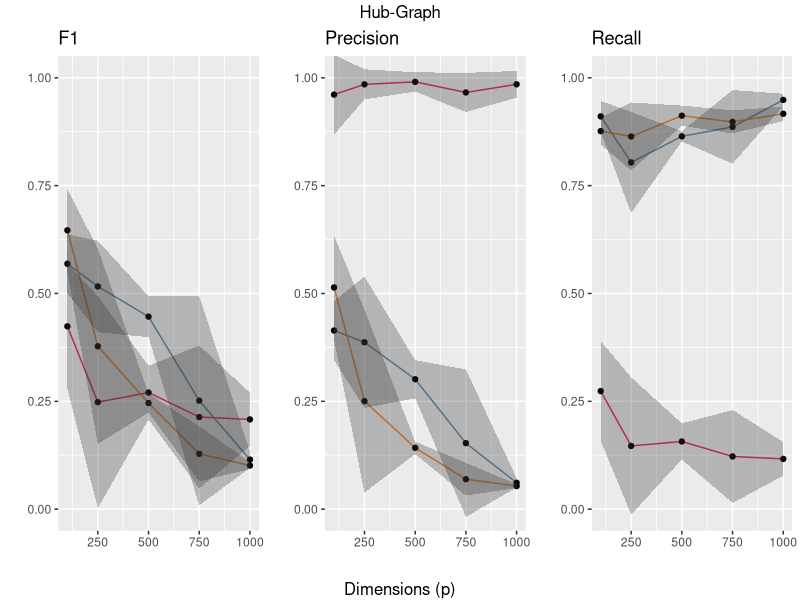
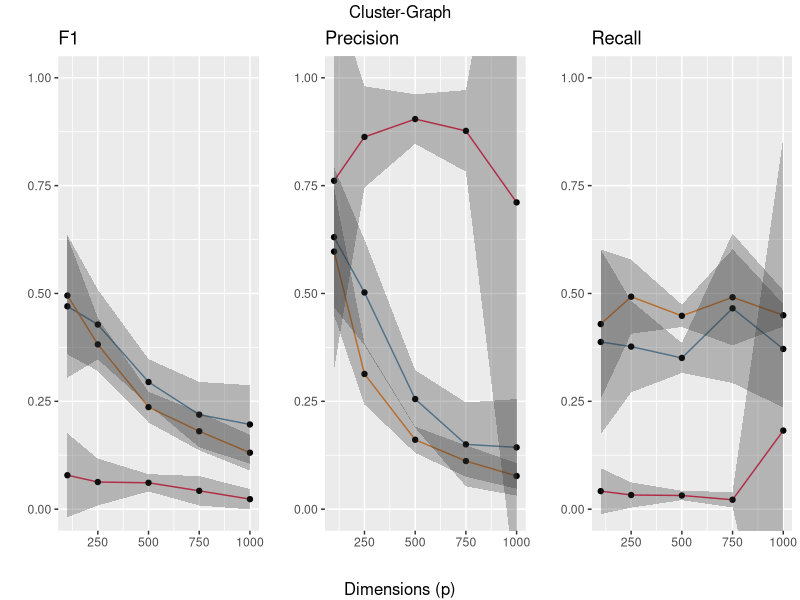
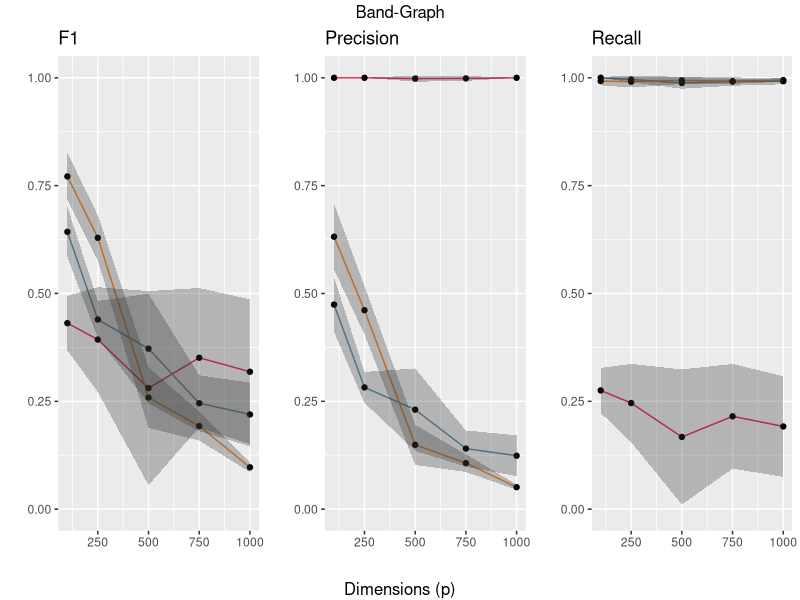
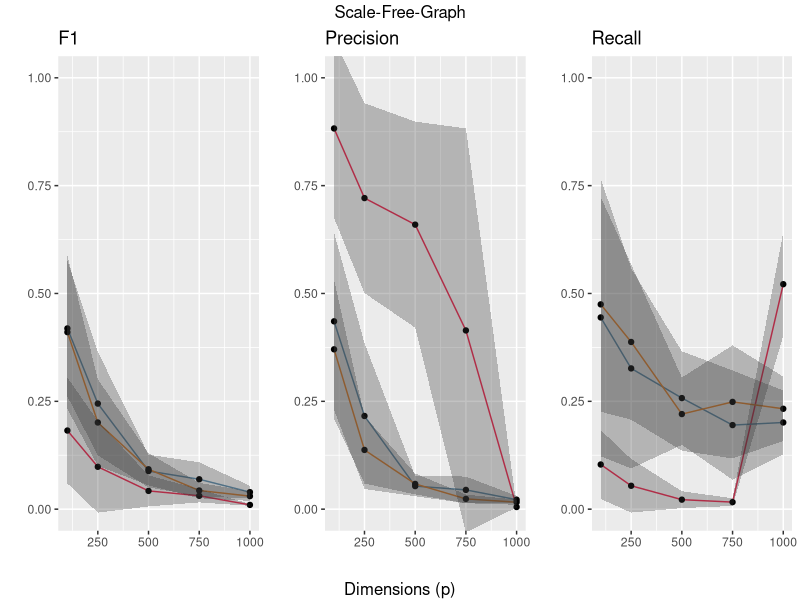
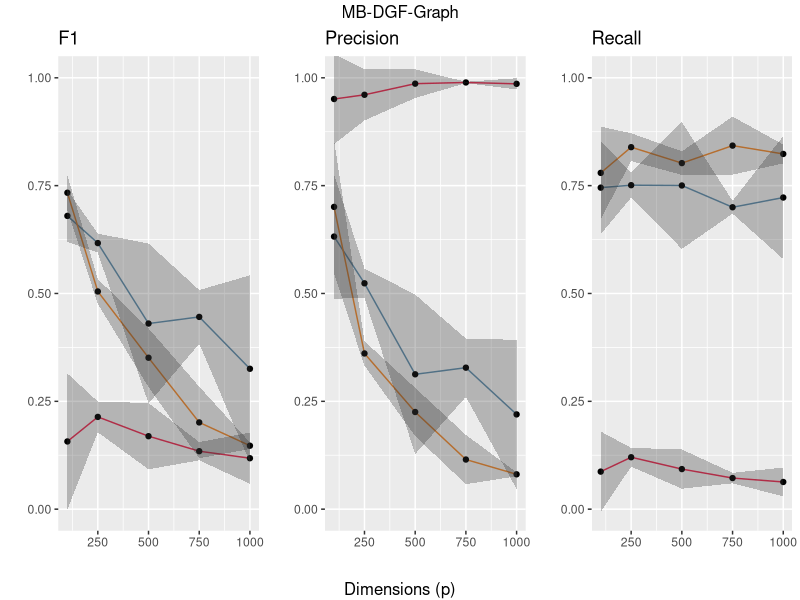
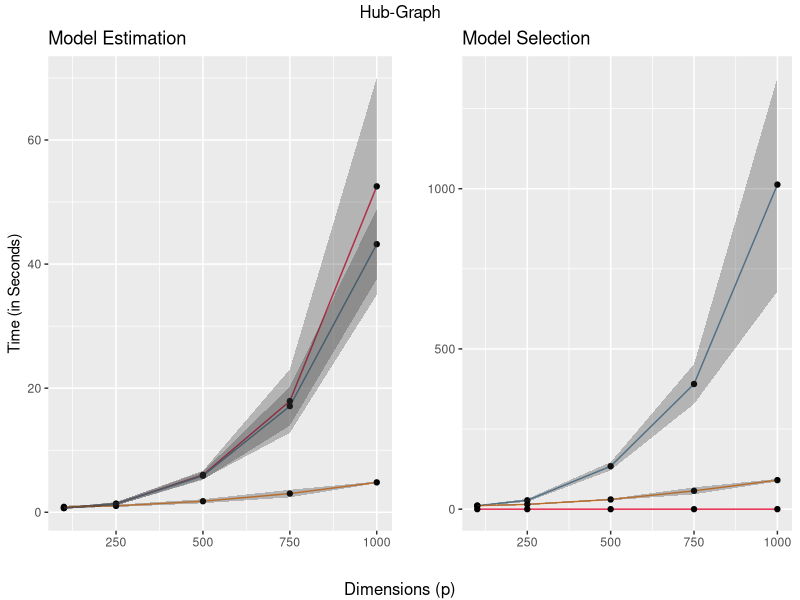
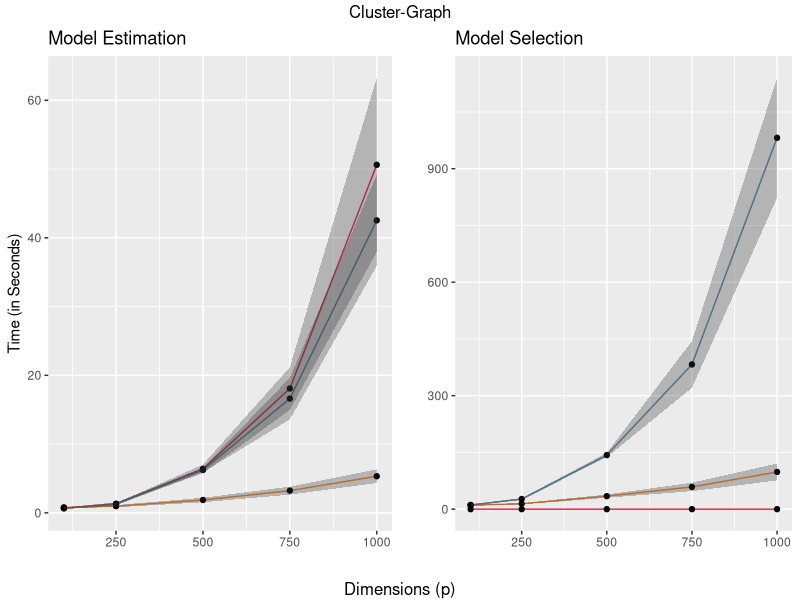
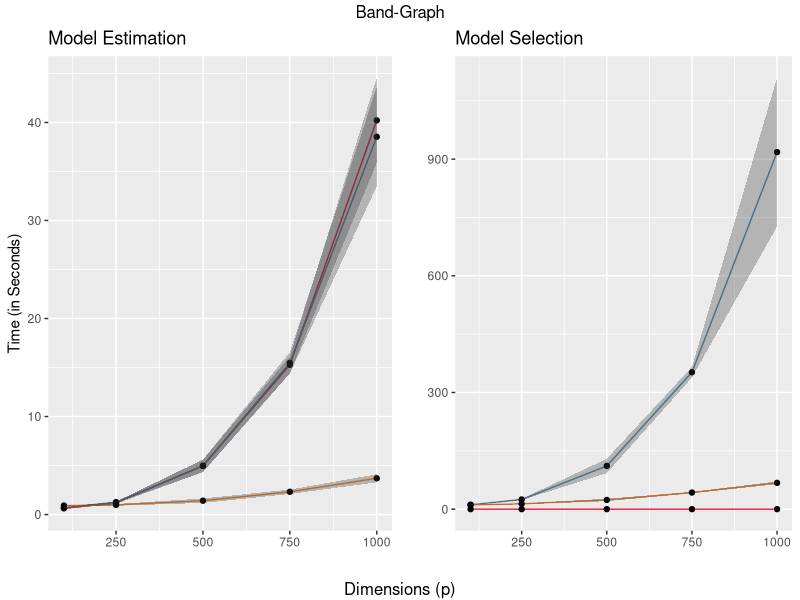

These charts were generated, in order, by the following R code:
# Script for Analysis of the obtained data.
# 
# Colors for labels taken from https://latexcolor.com/.
#
# Neighborhood Selection as Covariance Selection - Revisiting Meinshausen and
# Bühlmann's Approach.
#
# For the seminar "Network Learning and Sparse Estimation"
#
# Philipp Koch, 2023

library(data.table)
library(gridExtra)
library(dplyr)
library(ggplot2)


# PREPARE DATA

setwd("/home/philko/Documents/Uni/SoSe23/SparseAndNetwork")
data <- read.csv('./data/data.csv')
data$name <- apply( data[ , c('method', 'selector')] , 1 , paste , collapse = "-" )
data <- subset(data, select = -c(method, selector))

# PREPARE OUTPUT
folder_path <- "figures"
if (!file.exists(folder_path)) {
  dir.create(folder_path, recursive = TRUE)
  cat("Folder created:", folder_path, "\n")
} else {
  cat("Folder already exists:", folder_path, "\n")
}


# HELPER FUNCTIONS

data_grouped <- data %>%
  group_by(graph, dim, name) %>% 
  summarise_at(
    vars(
      "f1",
      "precision",
      "recall",
      "elapsed_time_model",
      "elapsed_time_best",
      "peak_ram_model",
      "peak_ram_best"),
    list(
      mean = mean,
      std = ~sqrt(var(.x))))
               
add_ci <- function(df, col) {
  new_col_max <- paste("ci", col, "max", sep = "_")
  new_col_min <- paste("ci", col, "min", sep = "_")
  
  mean_nm <- paste(col, "mean", sep = "_")
  std_nm <- paste(col, "std", sep = "_")
  
  df[new_col_max] <- data_grouped[mean_nm] + 1.96 * data_grouped[std_nm]
  df[new_col_min] <- data_grouped[mean_nm] - 1.96 * data_grouped[std_nm]
  return(df)
}

get_title <- function(graph_name) {
  if (graph_name == "hub") return("Hub-Graph")
  if (graph_name == "scale-free") return("Scale-Free-Graph")
  if (graph_name == "cluster") return("Cluster-Graph")
  if (graph_name == "band") return("Band-Graph")
  if (graph_name == "MB") return("MB-DGF-Graph")
}

plot_models <- function(df, col_name) {
  plot <- ggplot(data=df, aes_string(x="dim", y=paste(col_name, "mean", sep="_"), group="name")) +
    geom_line(aes(col = name)) +
    scale_color_manual(
      values = c(
        "glasso-stars" = "#5D8AA8", # air force blue
        "glasso-ebic" = "#E52B50", # amararanth
        "mb-stars" = "#ED872D")) + # cadmium orange
    geom_point() +
    ylab("") +
    xlab("") +
    geom_ribbon(
      data = data_tmp,
      aes_string(
        x = "dim",
        ymin = paste("ci", col_name, "min", sep="_"),
        ymax = paste("ci", col_name, "max", sep="_")),
      alpha = 0.3) +
    theme(legend.position = "none") +
    { if (col_name %in% c("f1", "precision", "recall")) {
      coord_cartesian(ylim = c(0, 1))
    } else {
      xlab("")}
    }
  return(plot)
}



# PLOT PERFORMANCE GRAPHS

data_grouped <- add_ci(data_grouped, "f1")
data_grouped <- add_ci(data_grouped, "precision")
data_grouped <- add_ci(data_grouped, "recall")

graphs <- unique(data$graph)
plots_perf <- list()
i <- 1
for (g in graphs) {
  data_tmp <- data_grouped %>%
    filter(graph == g)
  data_tmp <- na.omit(data_tmp)
  plot1 <- plot_models(data_tmp, "f1") +
    ggtitle("F1")

  plot2 <- plot_models(data_tmp, "precision") +
    ggtitle("Precision")

  plot3 <- plot_models(data_tmp, "recall") +
    ggtitle("Recall")

  plt <- grid.arrange(
    plot1, plot2, plot3,
    ncol = 3,
    top = get_title(g),
    bottom = "Dimensions (p)")
  ggsave(
    plt,
    file=paste("./figures/", g, "_perf", ".pdf", sep = ""),
    width = 22,
    height = 10,
    units = "cm")
  plots_perf[[i]] <- plt
  i <- i + 1
}



# PLOT ELAPSED TIME FOR MODEL AND MODEL-SELECTION

data_grouped <- add_ci(data_grouped, "elapsed_time_model")
data_grouped <- add_ci(data_grouped, "elapsed_time_best")

plots_time <- list()
i <- 1
for (g in graphs) {
  data_tmp <- data_grouped %>%
    filter(graph == g)
  data_tmp <- na.omit(data_tmp)
  plot1 <- plot_models(data_tmp, "elapsed_time_model") +
    ylab("Time (in Seconds)") +
    ggtitle("Model Estimation")
  plot2 <- plot_models(data_tmp, "elapsed_time_best") +
    ggtitle("Model Selection")

  plt <- grid.arrange(
    plot1,
    plot2,
    ncol = 2,
    top = get_title(g),
    bottom = "Dimensions (p)")
  ggsave(
    plt,
    file=paste("./figures/", g, "_time", ".pdf", sep = ""),
    width = 22,
    height = 10,
    units = "cm")
  plots_time[[i]] <- plt
  i <- i + 1
}



# PLOT RAM USAGE

data_grouped <- add_ci(data_grouped, "peak_ram_model")
data_grouped <- add_ci(data_grouped, "peak_ram_best")

plots_ram <- list()
i <- 1
for (g in graphs) {
  data_tmp <- data_grouped %>%
    filter(graph == g)
  data_tmp <- na.omit(data_tmp)
  plot1 <- plot_models(data_tmp, "peak_ram_model") +
    ylab("Memory (in MiB)") +
    ggtitle("Model Estimation")
  plot2 <- plot_models(data_tmp, "peak_ram_best") +
    ggtitle("Model Selection")


  plt <- grid.arrange(
    plot1,
    plot2,
    ncol = 2,
    top = get_title(g),
    bottom = "Dimensions (p)")
  ggsave(
    plt,
    file=paste("./figures/", g, "_memory", ".pdf", sep = ""),
    width = 22,
    height = 10,
    units = "cm")
  plots_ram[[i]] <- plt
  i <- i + 1
}



# GET TABLES FOR EACH GRAPH

print_table <- function(df, graph, cols){
  with_mean <- unname(sapply(cols, function(e) paste(e, "mean", sep = "_")))
  cols <- c("name", "dim", with_mean)
  lapply(
    c("mb-stars", "glasso-stars", "glasso-ebic"),
    function(n) {
      data_grouped[
        data_grouped$graph == graph & data_grouped$name == n, ][cols]})
}
